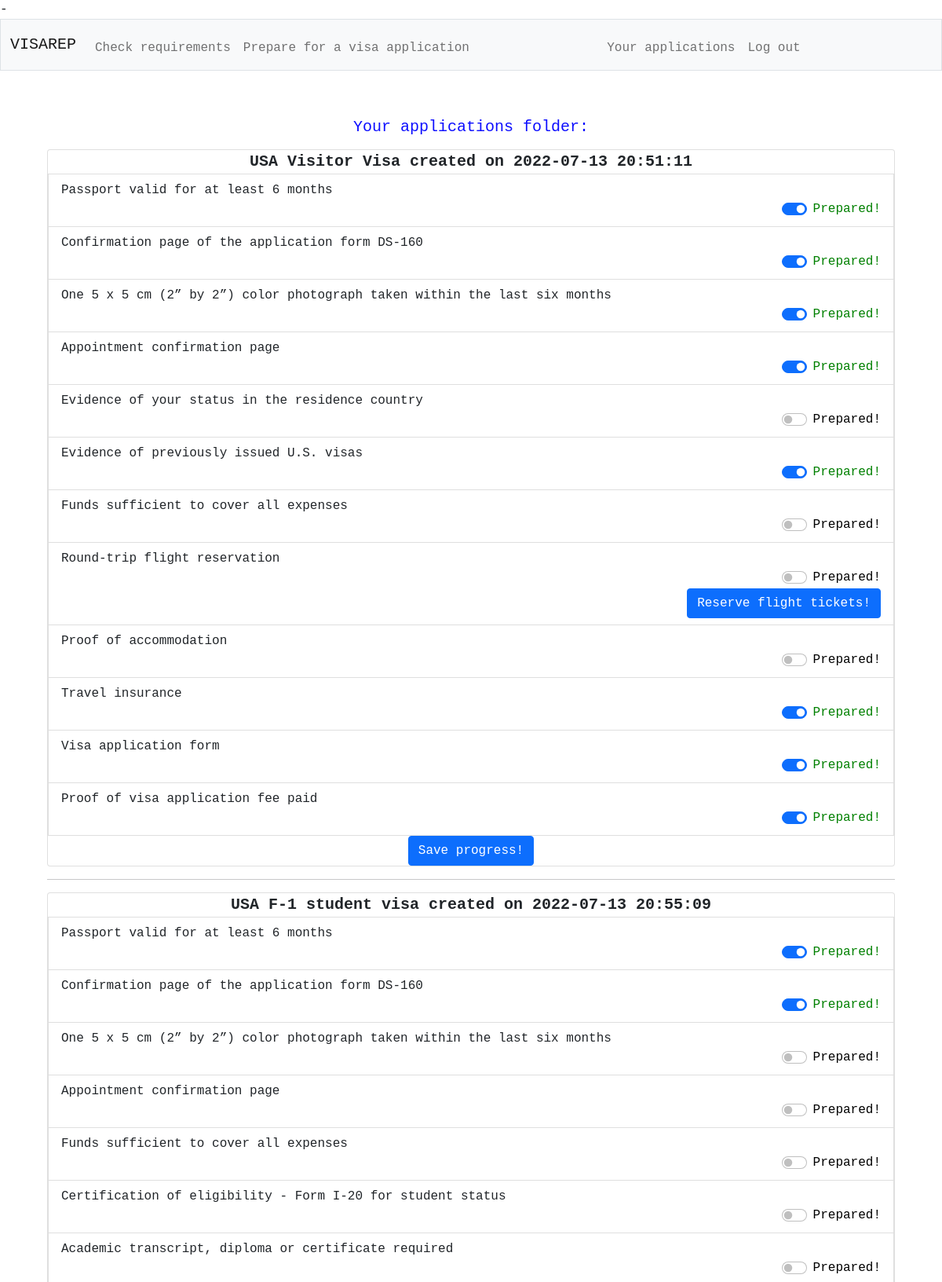
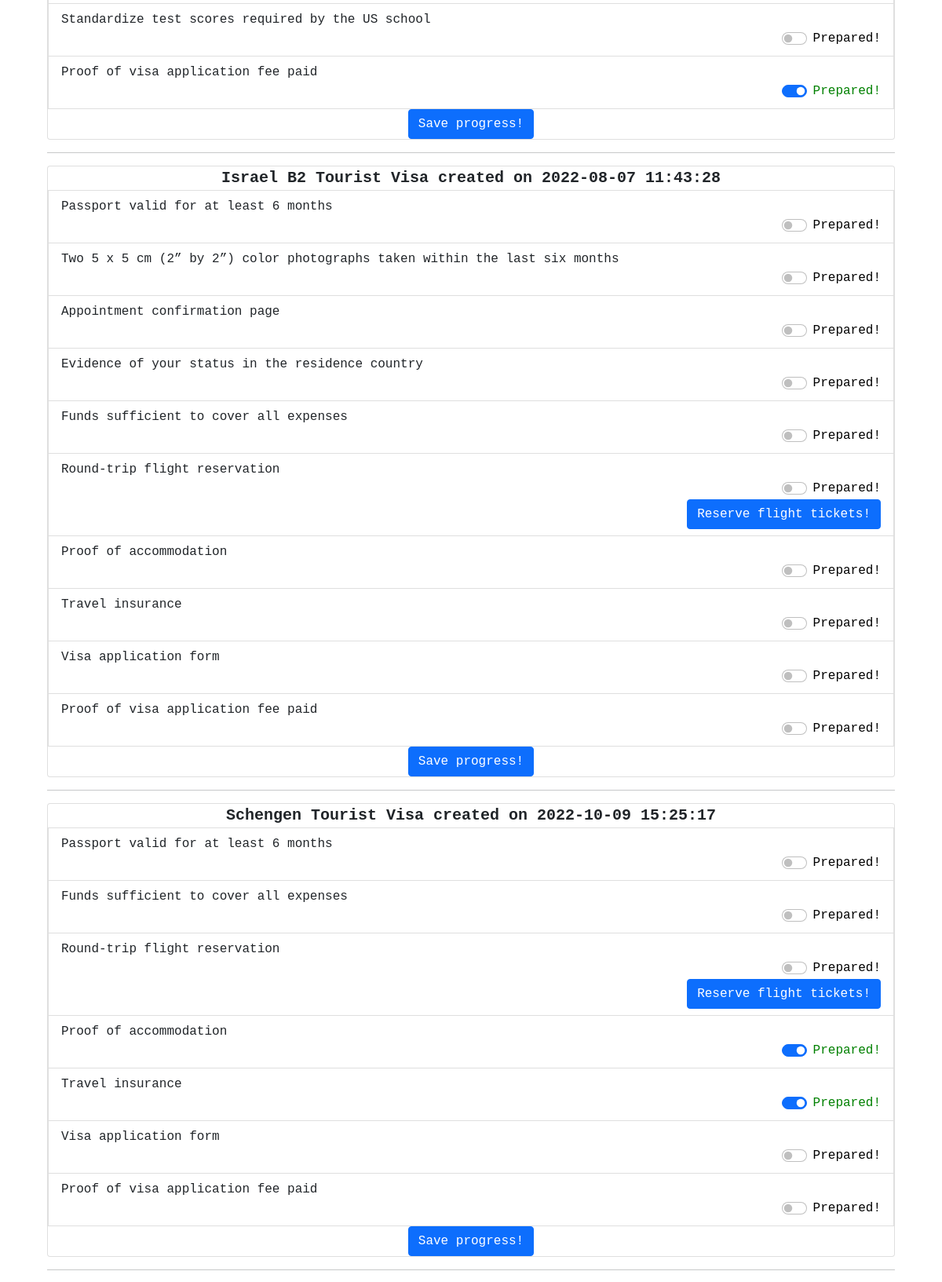
Screenshot of /application (signed in, upper part) with the database file from the repository (2 pictures, top to bottom).
### tables this page shows
CREATE TABLE applications (ID TEXT PRIMARY KEY NOT NULL, User_ID INT NOT NULL, Visa_Type_Name TEXT NOT NULL, Created_Date NOT NULL, Requirements TEXT, Acquired TEXT);

CREATE TABLE 'Visa_Type' ('Visa_Type_ID' INTEGER PRIMARY KEY AUTOINCREMENT NOT NULL, 'Visa_Type_Name' TEXT NOT NULL, 'Destination' TEXT, 'Purpose' TEXT, 'Description' TEXT);

CREATE TABLE 'Visa_Requirement' ('Requirement_ID' INTEGER NOT NULL, 'Requirement_Name' TEXT NOT NULL, 'Visa_Type_ID' INTEGER NOT NULL);

### app.py (the view, shortened to what this page needs)
@app.route("/application", methods=["POST", "GET"])
@login_required
def application():
    global user_id
    user_id = int(session["user_id"])
    global application
    application = db.execute(
        "SELECT * FROM applications A LEFT JOIN Visa_Type T ON T.Visa_Type_Name = A.Visa_Type_Name WHERE User_ID = ?"
        , user_id)
    for app in application:
        app['require_list'] = db.execute(
                                            "SELECT R.Requirement_Name, R.Requirement_ID "
                                            "FROM Visa_Requirement R "
                                            "LEFT JOIN Visa_Type T ON T.Visa_Type_ID = R.Visa_Type_ID "
                                            "WHERE T.Visa_Type_Name = ?"
                                            , app["Visa_Type_Name"])
        for req in app['require_list']:
            try:
                db.execute(
                        "INSERT INTO Application_Status (ID, Application_ID, Requirement_ID, Acquired) VALUES (?, ?, ?, ?)"
                        , str(app["ID"]) + '_' + str(req["Requirement_ID"])
                        , app["ID"]
                        , req["Requirement_ID"]
                        , 0)
            except ValueError:
                print("Requirement alredy added")
            req['acquired'] = db.execute(
                                          "SELECT Acquired FROM Application_Status WHERE Application_ID = ? AND Requirement_ID = ?"
                                          ,app["ID"]
                                          ,req["Requirement_ID"])
    return render_template("application.html", application = application)

### app.py (called while the page is built)
@app.after_request
def after_request(response):
    response.headers["Cache-Control"] = "no-cache, no-store, must-revalidate"
    response.headers["Expires"] = 0
    response.headers["Pragma"] = "no-cache"
    return response

### helper.py (called while the page is built)
def login_required(f):
    @wraps(f)
    def decorated_function(*args, **kwargs):
        if session.get("user_id") is None:
            return redirect("/login")
        return f(*args, **kwargs)
    return decorated_function

### templates/application.html (shortened to what this page needs)
{% extends "layout.html" %}
{% block main %}
<div class="main-body">
    {% if application %}
        <div class="page-header">
            <h5> Your applications folder: </h5>
        </div>
        <div>
            {% for app in application %}
            <form action="/save-progress" method="POST">
                <div class="card">
                    <div class="class-header paragraph-header">
                        {{app["Visa_Type_Name"]}} created on {{app["Created_Date"]}}
                    </div>
                    <div class="class-body">
                        {% for req in app["require_list"] %}
                            <li class="list-group-item">
                                {{req["Requirement_Name"]}}
                                <span>
                                        <div id="document-status" class="d-grid gap-2 d-md-flex justify-content-md-end">
                                            <div class="form-check form-switch" onclick="validate()">
                                                <input class="form-check-input" type="checkbox" role="switch" id="checked" name="checked" />
                                                <label class="form-check-label" for="flexSwitchCheckChecked" id="docStatus" >Prepared!</label>
                                            </div>
                                        </div>
                                </span>
                                <form action="/prepare-doc" method="POST">
                                    <span>
                                        {% if req["Requirement_ID"] in [12] %}
                                            <div class="d-grid gap-2 d-md-flex justify-content-md-end">
                                                <button class="btn btn-primary" type="submit" name="chosen-task" id="{{req["Requirement_ID"]}}">
                                                Reserve flight tickets!
                                                </button>
                                            </div>
                                        {% endif %}
                                    </span>
                                </form>
                            </li>
                        {% endfor %}
                    </div>
                    <div class="mx-auto">
                        <button class="btn btn-primary" type="submit" name="chosen-task"> Save progress! </button>
                    </div>
                </div>
            <hr>
            </form>
            {% endfor %}
        </div>
    {% else %}
        <div class="page-header">
            <h4> You don't have any saved application</h4>
            <p></p>
        </div>
    {% endif %}
</div>
{% endblock %}

### static/styles.css (style rules this page uses)
body { font-family: Monospace }
.main-body { padding: 5% 5% 5% 5%; }
.page-header { text-align: center; font-weight: 500; color: #0d0eff; }
.paragraph-header { text-align: center; font-weight: 800; font-size: 20px; }

### rows the page displays
applications: Visa_Type_Name "USA Visitor Visa", Created_Date "2022-07-13 20:51:11"
Visa_Requirement: Requirement_Name "Passport valid for at least 6 months"
Visa_Requirement: Requirement_Name "Confirmation page of the application form DS-160"
Visa_Requirement: Requirement_Name "One 5 x 5 cm (2” by 2”) color photograph taken within the last six months"
Visa_Requirement: Requirement_Name "Appointment confirmation page"
Visa_Requirement: Requirement_Name "Evidence of your status in the residence country"
Visa_Requirement: Requirement_Name "Evidence of previously issued U.S. visas"
Visa_Requirement: Requirement_Name "Funds sufficient to cover all expenses"
Visa_Requirement: Requirement_Name "Round-trip flight reservation"
Visa_Requirement: Requirement_Name "Proof of accommodation"
Visa_Requirement: Requirement_Name "Travel insurance"
Visa_Requirement: Requirement_Name "Visa application form"
Visa_Requirement: Requirement_Name "Proof of visa application fee paid"
applications: Visa_Type_Name "USA F-1 student visa", Created_Date "2022-07-13 20:55:09"
Visa_Requirement: Requirement_Name "Passport valid for at least 6 months"
Visa_Requirement: Requirement_Name "Confirmation page of the application form DS-160"
Visa_Requirement: Requirement_Name "One 5 x 5 cm (2” by 2”) color photograph taken within the last six months"
Visa_Requirement: Requirement_Name "Appointment confirmation page"
Visa_Requirement: Requirement_Name "Funds sufficient to cover all expenses"
Visa_Requirement: Requirement_Name "Certification of eligibility - Form I-20 for student status"
Visa_Requirement: Requirement_Name "Academic transcript, diploma or certificate required"
Visa_Requirement: Requirement_Name "Standardize test scores required by the US school"
Visa_Requirement: Requirement_Name "Proof of visa application fee paid"
applications: Visa_Type_Name "Israel B2 Tourist Visa", Created_Date "2022-08-07 11:43:28"
Visa_Requirement: Requirement_Name "Passport valid for at least 6 months"
Visa_Requirement: Requirement_Name "Two 5 x 5 cm (2” by 2”) color photographs taken within the last six months"
Visa_Requirement: Requirement_Name "Appointment confirmation page"
Visa_Requirement: Requirement_Name "Evidence of your status in the residence country"
Visa_Requirement: Requirement_Name "Funds sufficient to cover all expenses"
Visa_Requirement: Requirement_Name "Round-trip flight reservation"
Visa_Requirement: Requirement_Name "Proof of accommodation"
Visa_Requirement: Requirement_Name "Travel insurance"
Visa_Requirement: Requirement_Name "Visa application form"
Visa_Requirement: Requirement_Name "Proof of visa application fee paid"
applications: Visa_Type_Name "Schengen Tourist Visa", Created_Date "2022-10-09 15:25:17"
Visa_Requirement: Requirement_Name "Passport valid for at least 6 months"
Visa_Requirement: Requirement_Name "Funds sufficient to cover all expenses"
Visa_Requirement: Requirement_Name "Round-trip flight reservation"
Visa_Requirement: Requirement_Name "Proof of accommodation"
Visa_Requirement: Requirement_Name "Travel insurance"
Visa_Requirement: Requirement_Name "Visa application form"
Visa_Requirement: Requirement_Name "Proof of visa application fee paid"
